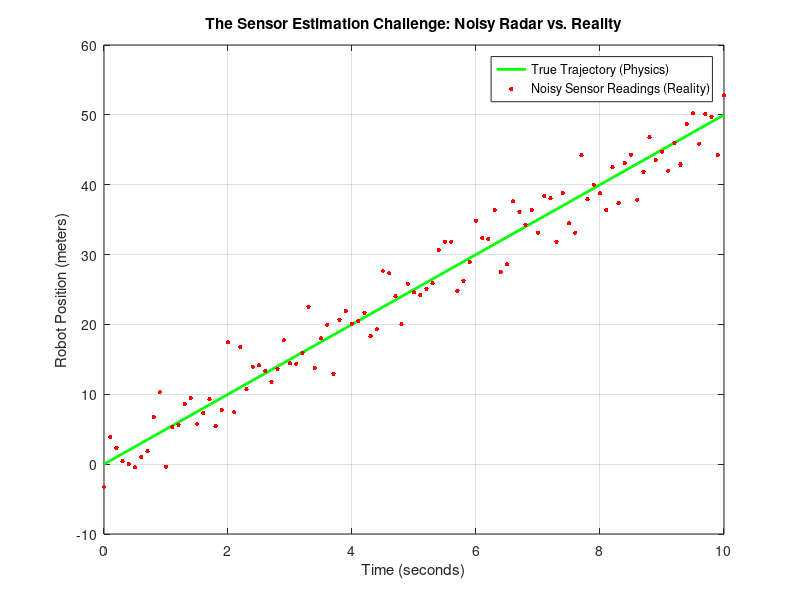

Reproduce this figure in MATLAB.
% Clear workspace and command window
clear; clc; close all;

% 1. Setup time vectors and true trajectory (a constant velocity robot)
dt = 0.1;               % Time step (seconds)
t = 0:dt:10;            % Total tracking time of 10 seconds
true_velocity = 5;      % 5 meters per second
true_position = true_velocity * t; % Perfect physics track (Line)

% 2. Simulate heavy, random sensor noise (White Gaussian Noise)
noise_amplitude = 3.0; 
noisy_sensor_readings = true_position + noise_amplitude * randn(size(t));

% 3. Plot the visual difference instantly
figure;
plot(t, true_position, 'g-', 'LineWidth', 2); hold on;
plot(t, noisy_sensor_readings, 'r.', 'MarkerSize', 10);
xlabel('Time (seconds)');
ylabel('Robot Position (meters)');
title('The Sensor Estimation Challenge: Noisy Radar vs. Reality');
legend('True Trajectory (Physics)', 'Noisy Sensor Readings (Reality)');
grid on;
